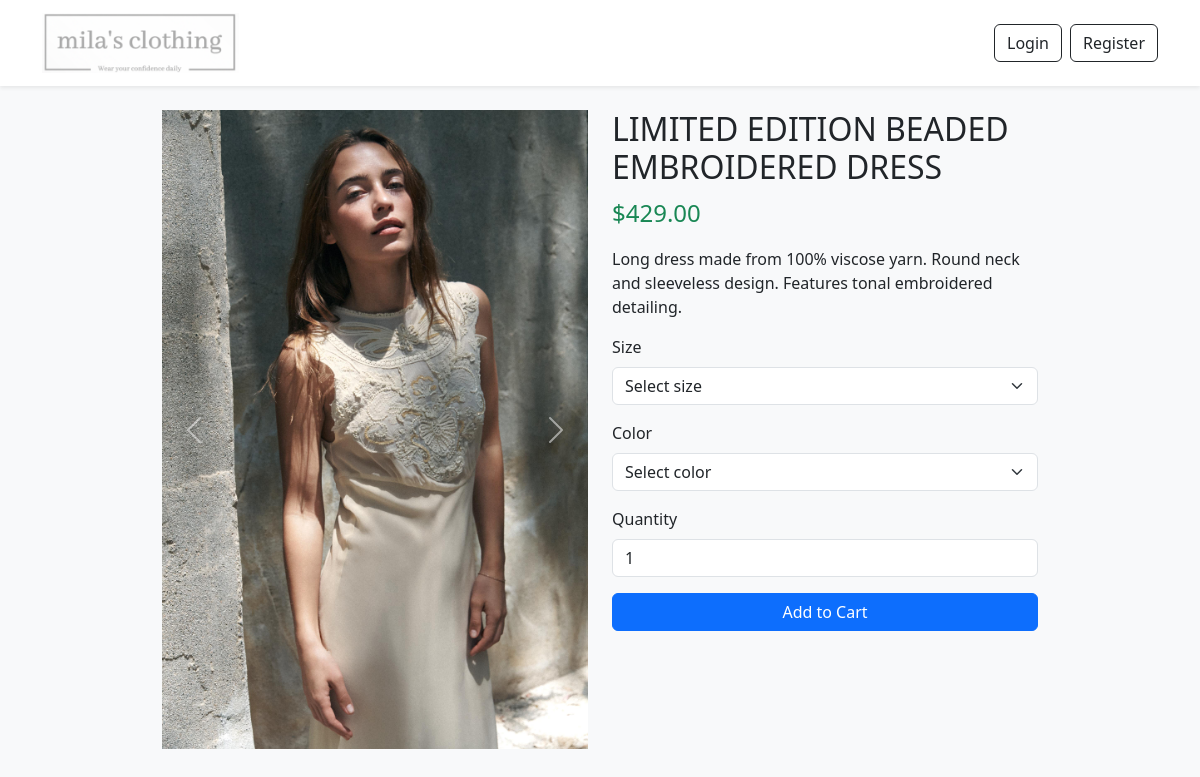
The app's page /product/3 with its own data.
### app.py (models this page shows)
class ProductImage(db.Model):
    id = db.Column(db.Integer, primary_key=True)
    image_url = db.Column(db.String(200))
    product_id = db.Column(db.Integer, db.ForeignKey('product.id'))

class Product(db.Model):
    id = db.Column(db.Integer, primary_key=True)
    name = db.Column(db.String(120), nullable=False)
    price = db.Column(db.Float, nullable=False)
    description = db.Column(db.Text, nullable=True)
    images = db.relationship('ProductImage', backref='product', cascade="all, delete", lazy=True)

### app.py (the view)
@app.route("/product/<int:product_id>")
def product_detail(product_id):
    user = current_user()
    product = Product.query.get_or_404(product_id)
    return render_template("product_detail.html", product=product, user=user)

### app.py (called while the page is built)
def current_user():
    if "user_id" in session:
        return User.query.get(session["user_id"])
    return None

### templates/product_detail.html (shortened to what this page needs)
{% extends 'base.html' %}
{% block content %}
<div class="container mt-4 mb-5" style="max-width: 900px;">
    <div class="row">
        <div class="col-md-6">
            {% if product.images %}
            <div id="productCarousel" class="carousel slide" data-bs-ride="carousel">
                <div class="carousel-inner">
                    {% for img in product.images %}
                    <div class="carousel-item {% if loop.first %}active{% endif %}">
                        <img src="{{ url_for('static', filename=img.image_url.split('static/')[-1]) }}" class="d-block w-100" alt="Product Image {{ loop.index }}" />
                    </div>
                    {% endfor %}
                </div>
                <button class="carousel-control-prev" type="button" data-bs-target="#productCarousel" data-bs-slide="prev">
                    <span class="carousel-control-prev-icon"></span>
                </button>
                <button class="carousel-control-next" type="button" data-bs-target="#productCarousel" data-bs-slide="next">
                    <span class="carousel-control-next-icon"></span>
                </button>
            </div>
            {% else %}
                <img src="{{ url_for('static', filename='placeholder.jpg') }}" class="img-fluid" alt="No image available" />
            {% endif %}
        </div>
        <div class="col-md-6">
            <h2>{{ product.name }}</h2>
            <p class="text-success fs-4">${{ "%.2f"|format(product.price) }}</p>
            <p>{{ product.description }}</p>
            <form method="POST" action="{{ url_for('add_to_cart', product_id=product.id) }}">
                <div class="mb-3">
                    <label for="size" class="form-label">Size</label>
                    <select name="size" id="size" class="form-select" required>
                        <option value="" disabled selected>Select size</option>
                    </select>
                </div>
                <div class="mb-3">
                    <label for="color" class="form-label">Color</label>
                    <select name="color" id="color" class="form-select" required>
                        <option value="" disabled selected>Select color</option>
                    </select>
                </div>
                <div class="mb-3">
                    <label for="quantity" class="form-label">Quantity</label>
                    <input type="number" name="quantity" id="quantity" min="1" value="1" class="form-control" required />
                </div>
                <button type="submit" class="btn btn-primary w-100">Add to Cart</button>
            </form>
        </div>
    </div>
</div>
{% endblock %}

### records on screen
ProductImage: image_url (picture)
Product: name "LIMITED EDITION BEADED EMBROIDERED DRESS", price "429.00", description "Long dress made from 100% viscose yarn. Round neck and sleeveless design. Features tonal embroidered detailing."
